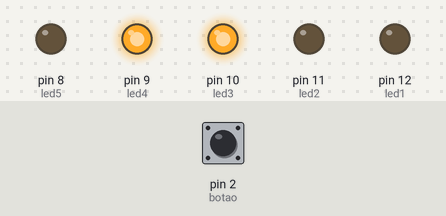
Bench run of a sketch on a simulated Arduino Uno, built with avr-gcc and run on an emulated ATmega328P. Parts: output pins drawn as LEDs (lit = HIGH). Inputs (shaded band) come from the test bench; at power-on: pin 2 (botao) LOW.

Above: at 1.0 s.
At 2.5 s:
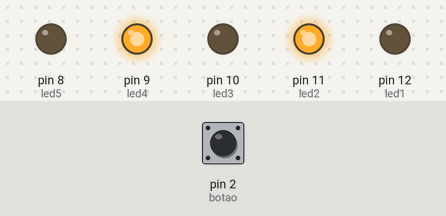
At 4.0 s:
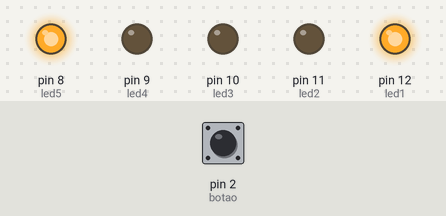
Timing chart, 0 to 6.5 s (numbered marks = the images above):
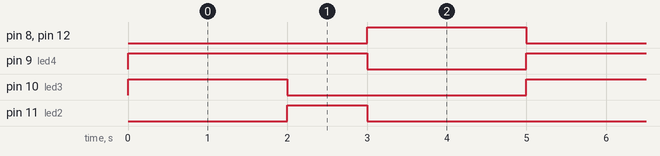

The sketch:

semaforo-de-2-estados.ino
```cpp
int led1 = 12; // LED vermelho carros
int led2 = 11; // LED amarelo carros
int led3 = 10; // LED verde carros
int led4 = 9; // LED vermelho pedestres
int led5 = 8; // LED verde pedestres

int botao = 2;

void setup() {
  pinMode(led1, OUTPUT);
  pinMode(led2, OUTPUT);
  pinMode(led3, OUTPUT);
  pinMode(led4, OUTPUT);
  pinMode(led5, OUTPUT);
  pinMode(botao, INPUT);

}

void loop() {
  digitalWrite(led3, HIGH);
  digitalWrite(led1, LOW);
  digitalWrite(led5, LOW);
  digitalWrite(led4, HIGH);

  if (digitalRead(botao) == HIGH) {
    digitalWrite(led3, LOW);
  	digitalWrite(led2, LOW);
  	digitalWrite(led1, HIGH);

  	digitalWrite(led4, LOW);
  	digitalWrite(led5, HIGH);
    delay(2000);

  	digitalWrite(led5, LOW);
  	digitalWrite(led4, HIGH);

  	digitalWrite(led1, LOW);
  	digitalWrite(led3, HIGH);
    return;
  }

  delay(2000);

  digitalWrite(led3, LOW);
  digitalWrite(led2, HIGH);

  if (digitalRead(botao) == HIGH) {
    digitalWrite(led3, LOW);
  	digitalWrite(led2, LOW);
  	digitalWrite(led1, HIGH);

  	digitalWrite(led4, LOW);
  	digitalWrite(led5, HIGH);

  	delay(2000);

  	digitalWrite(led5, LOW);
  	digitalWrite(led4, HIGH);

  	digitalWrite(led1, LOW);
  	digitalWrite(led3, HIGH);
    return;
  }

  delay(1000);

  digitalWrite(led2, LOW);
  digitalWrite(led1, HIGH);

  digitalWrite(led4, LOW);
  digitalWrite(led5, HIGH);

  delay(2000);

  digitalWrite(led4, LOW);

  digitalWrite(led5, LOW);
  digitalWrite(led4, HIGH);

  digitalWrite(led1, LOW);
  digitalWrite(led3, HIGH);
}
```

Measured:
- by itself, pin 8 (led5), pin 10 (led3), pin 12 (led1): alternates HIGH for 2.0 s and LOW for 3.0 s
- by itself, pin 9 (led4): alternates HIGH for 3.0 s and LOW for 2.0 s
- by itself, pin 11 (led2): alternates HIGH for 1.0 s and LOW for 4.0 s
